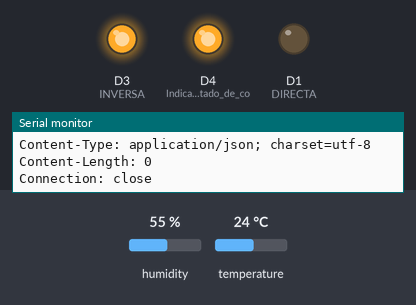
Bench run of a sketch on a simulated ESP8266 (Wemos D1 mini). Shown: output pins drawn as LEDs (lit = HIGH), the last lines printed to the serial monitor. Inputs (shaded band) come from the test bench; at power-on: temperature 24 °C, humidity 55 %. WiFi joins after 1.5 s; servers stay silent unless stated; uploads are accepted with an empty reply.

Above: at 2.7 s.
2.8 s: temperature set to 21.2 °C
6.9 s: temperature set to 20.1 °C
At 9.5 s:
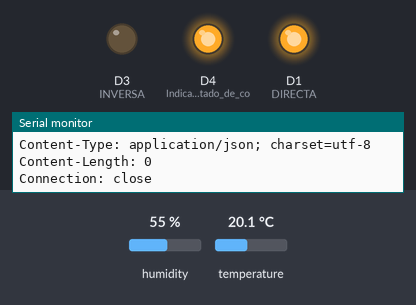
11.0 s: humidity set to 69 %
15.1 s: humidity set to 72 %
At 18.05 s:
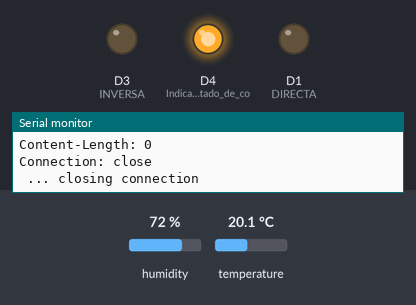
19.6 s: humidity set to 22 %
At 22.6 s:
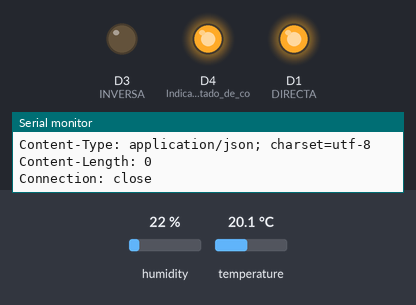
Timing chart, 0 to 24.1 s (numbered marks = the images above; inputs shaded):
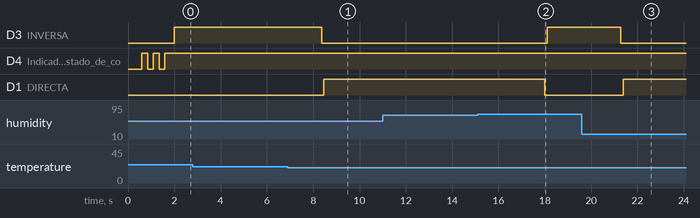

Measured:
- the behaviour switches between 20.5 and 20.4 °C on temperature (found by bisection; images 0 and 1)
- the behaviour switches between 70 and 71 % on humidity (found by bisection; images 1 and 2)
- after the input at 6.9 s, D3 (INVERSA): HIGH → LOW after 1.5 s; D1 (DIRECTA): LOW → HIGH after 1.6 s
- after the input at 15.1 s, D3 (INVERSA): LOW → HIGH after 3.0 s; D1 (DIRECTA): HIGH → LOW after 2.9 s
- after the input at 19.6 s, D3 (INVERSA): HIGH → LOW after 1.7 s; D1 (DIRECTA): LOW → HIGH after 1.8 s

The sketch:

ESP8266_DataServer_DHT22.ino
```cpp
/*
Autor: David Castillo Alvarado
Documento: Código de ejecución Wemos mini D1
Proyecto: Registro de temperatura (DHT22) en un Servidor local SQL, con interfaz gráfica.
Descripción: Las temperaturas medidas por el sensor DHT22 son registradas en el servidos SQL
             el cual tiene un alojamiento local.
             El acceso a los datos se realiza por medio de una interfaz gráfica de usuario
             a través del buscador web (Chrome).
FUNCIONAMIENTO::::::::::::::::::::
  El sistema realiza lecturas independientemente si está o no conectado al servidor SQL
  El Sistema hace parpadear 2 veces por segundo el led D4 cuando no hay conexión WIFI
  EL sistema hace parpadear 1 vez cada 9 segundos cuando no hay conexión con el HOST
  El sistema se conecta/reconecta automáticamente cuando encuentra a la red WIFI o al HOST configurado.
CONEXIÓN::::::::::::::::::::::::::
  PIN D2 ->Pin2 DHT22
  PIN D1 -> Conexión al sistema de enfriamiento - LED Azul
  PIN D3 -> Conexión al sistema de calefacción  - LED Rojo
  DHT22         - 5.00V
  Wemos mini D1 - 5.00V
Fuentes:
  https://ioticos.com/
  https://www.highcharts.com/
  https://www.apachefriends.org/es/index.html
  http://php.net/
  https://colorlib.com/wp/free-bootstrap-admin-dashboard-templates/
*/

#include <ESP8266WiFi.h>
#include <WiFiClient.h>
#include "DHT.h"
#define DHTPIN  D2                     // Pin al cual se conecta el DHT22
#define DHTTYPE DHT22                  // Que tipo de sensor es
bool calienta=1;
bool enfria=1;
float h;
float t;
float hic;
bool control_temp=1;

//Introduce los datos de PIN y tipo de sensor dentro de la clase DHT
DHT dht_sensor(DHTPIN, DHTTYPE);

int DIRECTA = D1;                      // Pines para controlar el aire acondicionado
int INVERSA = D3;                      // Pines para controlar el aire acondicionado
double SP_temp=20;                     // Valor predeterminado del setpoint de temperatura
double *SP_t=&SP_temp;                 // definiendo puntero para el SetPoint de la temperatura

String serie="1005";                   // Personaliza a cada Dispositivo
const char* ssid     = "L50_Sporty";   // Nombre de la red WIFI
const char* password = "12345678";     // Clave de la red wifi

const char* host = "192.168.43.160";   // IP de la PC en donde esta la base de datos
const int   baud=115200;
const int httpPort = 80;               // Puerto de comunicación por defecto

WiFiClient client;                     // Inicia el cliente para poder enviar codigo


void setup() {
  // Inicia la transferencia de datos a travez del monitor serial
      Serial.begin(baud);
      delay(10);

  //Setup del DHT22
      dht_sensor.begin();               // Inicializa la transferencia de datos con el sensor
      pinMode(DIRECTA, OUTPUT);         // Directa aumenta la temperatura dentro de la casa
      pinMode(INVERSA, OUTPUT);         // Inversa reduce la temperatura dentro de la casa
      pinMode(D4, OUTPUT);              // Indicador de Estado de conexión Wifi
      digitalWrite(D4,LOW);
      digitalWrite(DIRECTA,LOW);
      digitalWrite(INVERSA,LOW);
      delay(80);
  //Inicia la conexion con La red WiFI
  conection_wifi();
}

void loop() {

  delay(300);                                                    // Delay para realizar la lectura
  h = dht_sensor.readHumidity();                                 // Lee la humedad
  t = dht_sensor.readTemperature();                              // Lee la Temperatura en *C (defecto)
  if (isnan(h) || isnan(t)) {                                    // Verifica si hay algun error en las lecturas
    Serial.println("Falla en lectura del sensor DHT sensor!");   // Reinicia todo en caso de falla
    return;
  }

  hic = dht_sensor.computeHeatIndex(t, h, false);                // Calcula en Indice de Temperatura o Temperatura Aparente

if (control_temp==1){

if ((hic > (*SP_t))&&(calienta==1)){                             // Entonces Se desea reducir la temperatura
     digitalWrite(DIRECTA,LOW);
     delay(100);
     digitalWrite(INVERSA,HIGH);
     enfria=1;
     calienta=0;
  }
else if(hic==*SP_t){
     digitalWrite(DIRECTA,LOW);
     digitalWrite(INVERSA,LOW);
     enfria=1;
     calienta=1;
  }
else if ((hic < (*SP_t)) && (enfria==1)){                       // Entonces se desea aumentar la temperatura
     digitalWrite(INVERSA,LOW);
     delay(100);
     digitalWrite(DIRECTA,HIGH);
     calienta=1;
     enfria=0;
  }
}else{
     digitalWrite(DIRECTA,LOW);
     digitalWrite(INVERSA,LOW);
     enfria=1;
     calienta=1;
  }

//////////////////////////////////ENVIO DE DATOS AL SERVIDOR /////////////////////////////
  Serial.print("Conectando al Servidor : ");
  Serial.println(host);

  if (!client.connect(host, httpPort) || WiFi.status() != WL_CONNECTED) {
    Serial.println("Conexioon Fallida Con el Servidor");
        digitalWrite(D4,LOW);
        delay(1000);
        digitalWrite(D4,HIGH);
    if (WiFi.status() != WL_CONNECTED){
        Serial.println("Conexioon Fallida con el WIFI");
        //Reinicia la conexion con La red WiFI
        conection_wifi();
    }
    return;
  }

  // Creamos la dirección en formato de tipo String, donde se encuentra alojado nuestro servidor SQL
    String url = "http://" + String(host) + "/registro_temp/in_data.php";
  // creo el formato de tipo String de los datos que se van a enviar
    String data = "serie=" + serie + "&temp=" + String(hic);
    Serial.println(data);

  //Imprime la dirección en donde se aloja el servidor SQL
    Serial.print("Requesting URL: ");
    Serial.println(url);

  // Solicitud del tipoPOST enviado al servidor para registrar las lecturas del sensor
    client.print(String("POST ") + url + " HTTP/1.0\r\n" +
                 "Host: " + host + "\r\n" +
                 "Accept: *" + "/" + "*\r\n" +
                 "Content-Length: " + data.length() + "\r\n" +
                 "Content-Type: application/x-www-form-urlencoded\r\n" +
                 "\r\n" + data);
    delay(20);

  // Imprime las respuesta del servidor
    Serial.println("Respond:");
    while(client.available()){
      String line = client.readStringUntil('\r');
      Serial.print(line);
  }

  // se cierra la conexión
    Serial.println(" ... closing connection\n");
}

void conection_wifi(){
// Inicia la conexión con la red WIFI
      Serial.println();
      Serial.print("Connecting to ");
      Serial.println(ssid);

      WiFi.begin(ssid, password);

     // Espera a que se establesca la conexión con la red ...
      while (WiFi.status() != WL_CONNECTED) {
        delay(250);
        digitalWrite(D4,LOW);
        delay(250);
        digitalWrite(D4,HIGH);
        Serial.print(".");
      }

     // Imprime cuando se tiene un conexión exitosa
      Serial.println("");
      Serial.println("WiFi connected");
      Serial.println("IP address: ");
      Serial.println(WiFi.localIP());
}
```
